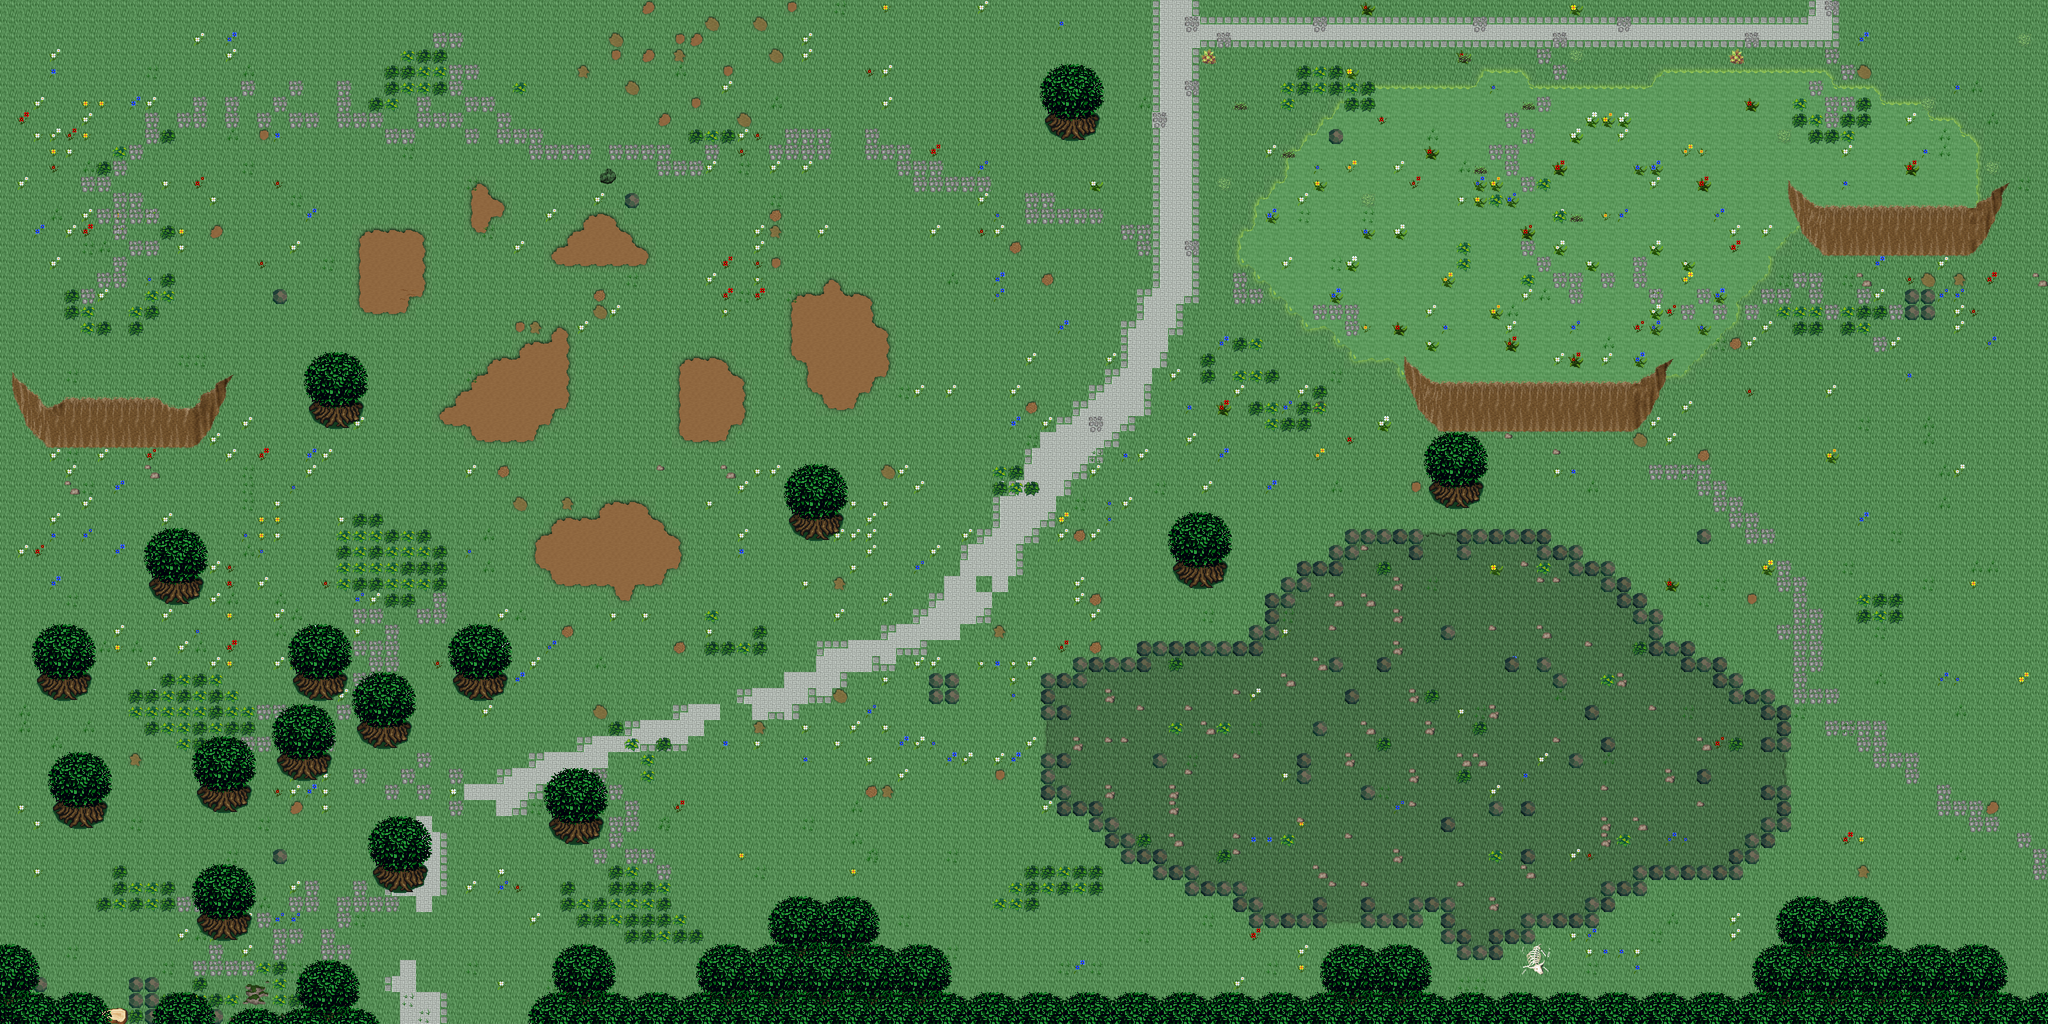

A level layout from a 2D game, rendered from its tile map. Below: a short description, then the map file with tile-grid data replaced by summaries:
An orthogonal 128x64 tile map with 32x32 px tiles, 4 tile layers (0_floor, 1_terrain, 2_object, 3_roof), 3 hidden layers not drawn, 35 tilesets.

<map version="1.0" orientation="orthogonal" renderorder="right-down" width="128" height="64" tilewidth="32" tileheight="32" nextobjectid="1">
 <tileset firstgid="1" name="../../tileset/ground/ground.png" tilewidth="32" tileheight="32" tilecount="33" columns="3">
  <image source="../../tileset/ground/ground.png" trans="ffffff" width="96" height="352" />
 </tileset>
 <tileset firstgid="34" name="../../tileset/ground/grass_edges.png" tilewidth="32" tileheight="32" tilecount="36" columns="12">
  <image source="../../tileset/ground/grass_edges.png" trans="ffffff" width="384" height="96" />
 </tileset>
 <tileset firstgid="70" name="../../tileset/ground/ridge/earth_pale.png" tilewidth="32" tileheight="32" tilecount="96" columns="12">
  <image source="../../tileset/ground/ridge/earth_pale.png" trans="ffffff" width="384" height="256" />
 </tileset>
 <tileset firstgid="166" name="../../tileset/plant/flower/daisy_white.png" tilewidth="32" tileheight="32" tilecount="8" columns="2">
  <image source="../../tileset/plant/flower/daisy_white.png" trans="ffffff" width="64" height="128" />
 </tileset>
 <tileset firstgid="174" name="../../tileset/plant/grasses.png" tilewidth="32" tileheight="32" tilecount="6" columns="3">
  <image source="../../tileset/plant/grasses.png" trans="ffffff" width="96" height="64" />
 </tileset>
 <tileset firstgid="180" name="../../tileset/plant/flower/daisy_yellow.png" tilewidth="32" tileheight="32" tilecount="8" columns="2">
  <image source="../../tileset/plant/flower/daisy_yellow.png" trans="ffffff" width="64" height="128" />
 </tileset>
 <tileset firstgid="188" name="../../tileset/ground/rock/pebbles.png" tilewidth="32" tileheight="32" tilecount="3" columns="1">
  <image source="../../tileset/ground/rock/pebbles.png" trans="ffffff" width="32" height="96" />
 </tileset>
 <tileset firstgid="191" name="../../tileset/plant/tree/tree_darkgreen.png" tilewidth="32" tileheight="32" tilecount="88" columns="8">
  <image source="../../tileset/plant/tree/tree_darkgreen.png" trans="ffffff" width="256" height="352" />
 </tileset>
 <tileset firstgid="279" name="../../tileset/ground/grass_corners.png" tilewidth="32" tileheight="32" tilecount="24" columns="6">
  <image source="../../tileset/ground/grass_corners.png" trans="ffffff" width="192" height="128" />
 </tileset>
 <tileset firstgid="303" name="../../tileset/ground/cobbled_paving.png" tilewidth="32" tileheight="32" tilecount="1" columns="1">
  <image source="../../tileset/ground/cobbled_paving.png" trans="ffffff" width="32" height="32" />
 </tileset>
 <tileset firstgid="304" name="../../tileset/building/decoration/rocks_2.png" tilewidth="32" tileheight="32" tilecount="2" columns="1">
  <image source="../../tileset/building/decoration/rocks_2.png" trans="ffffff" width="32" height="64" />
 </tileset>
 <tileset firstgid="306" name="../../tileset/plant/bush/bushes.png" tilewidth="32" tileheight="32" tilecount="10" columns="5">
  <image source="../../tileset/plant/bush/bushes.png" trans="ffffff" width="160" height="64" />
 </tileset>
 <tileset firstgid="316" name="../../tileset/plant/stump/rectangular.png" tilewidth="32" tileheight="32" tilecount="4" columns="2">
  <image source="../../tileset/plant/stump/rectangular.png" trans="ffffff" width="64" height="64" />
 </tileset>
 <tileset firstgid="320" name="../../tileset/item/corpse/huge_animal.png" tilewidth="32" tileheight="32" tilecount="16" columns="2">
  <image source="../../tileset/item/corpse/huge_animal.png" trans="ffffff" width="64" height="256" />
 </tileset>
 <tileset firstgid="336" name="../../tileset/logic/item/sheepfood.png" tilewidth="32" tileheight="32" tilecount="1" columns="1">
  <image source="../../tileset/logic/item/sheepfood.png" width="32" height="32" />
 </tileset>
 <tileset firstgid="337" name="../../tileset/logic/creature/small_animal.png" tilewidth="32" tileheight="32" tilecount="5" columns="5">
  <image source="../../tileset/logic/creature/small_animal.png" width="160" height="32" />
 </tileset>
 <tileset firstgid="342" name="../../tileset/logic/item/sign.png" tilewidth="32" tileheight="32" tilecount="1" columns="1">
  <image source="../../tileset/logic/item/sign.png" width="32" height="32" />
 </tileset>
 <tileset firstgid="343" name="../../tileset/logic/creature/animal.png" tilewidth="32" tileheight="32" tilecount="30" columns="30">
  <image source="../../tileset/logic/creature/animal.png" width="960" height="32" />
 </tileset>
 <tileset firstgid="373" name="../../tileset/logic/collision.png" tilewidth="32" tileheight="32" tilecount="1" columns="1">
  <image source="../../tileset/logic/collision.png" width="32" height="32" />
 </tileset>
 <tileset firstgid="374" name="../../tileset/logic/protection.png" tilewidth="32" tileheight="32" tilecount="2" columns="2">
  <image source="../../tileset/logic/protection.png" width="64" height="32" />
 </tileset>
 <tileset firstgid="376" name="mossy rubble" tilewidth="32" tileheight="32" tilecount="9" columns="3">
  <image source="../../tileset/ground/rock/mossy_rubble.png" width="96" height="96" />
 </tileset>
 <tileset firstgid="385" name="../../tileset/ground/grass_2.png" tilewidth="32" tileheight="32" tilecount="21" columns="3">
  <image source="../../tileset/ground/grass_2.png" width="96" height="224" />
 </tileset>
 <tileset firstgid="406" name="../../tileset/ground/green_paving.png" tilewidth="32" tileheight="32" tilecount="18" columns="3">
  <image source="../../tileset/ground/green_paving.png" width="96" height="192" />
 </tileset>
 <tileset firstgid="424" name="mud_patch" tilewidth="32" tileheight="32" tilecount="4" columns="4">
  <image source="../../tileset/ground/mud_patch.png" width="128" height="32" />
 </tileset>
 <tileset firstgid="428" name="grass_corners" tilewidth="32" tileheight="32" tilecount="24" columns="6">
  <image source="../../tileset/ground/grass_corners.png" width="192" height="128" />
 </tileset>
 <tileset firstgid="452" name="daisy_blue" tilewidth="32" tileheight="32" tilecount="8" columns="2">
  <image source="../../tileset/plant/flower/daisy_blue.png" width="64" height="128" />
 </tileset>
 <tileset firstgid="460" name="daisy_red" tilewidth="32" tileheight="32" tilecount="8" columns="2">
  <image source="../../tileset/plant/flower/daisy_red.png" width="64" height="128" />
 </tileset>
 <tileset firstgid="468" name="daisy_white" tilewidth="32" tileheight="32" tilecount="8" columns="2">
  <image source="../../tileset/plant/flower/daisy_white.png" width="64" height="128" />
 </tileset>
 <tileset firstgid="476" name="daisy_yellow" tilewidth="32" tileheight="32" tilecount="8" columns="2">
  <image source="../../tileset/plant/flower/daisy_yellow.png" width="64" height="128" />
 </tileset>
 <tileset firstgid="484" name="leafy_daisy_blue" tilewidth="32" tileheight="32" tilecount="8" columns="2">
  <image source="../../tileset/plant/flower/leafy_daisy_blue.png" width="64" height="128" />
 </tileset>
 <tileset firstgid="492" name="leafy_daisy_red" tilewidth="32" tileheight="32" tilecount="8" columns="2">
  <image source="../../tileset/plant/flower/leafy_daisy_red.png" width="64" height="128" />
 </tileset>
 <tileset firstgid="500" name="leafy_daisy_yellow" tilewidth="32" tileheight="32" tilecount="8" columns="2">
  <image source="../../tileset/plant/flower/leafy_daisy_yellow.png" width="64" height="128" />
 </tileset>
 <tileset firstgid="508" name="leafy_daisy_white" tilewidth="32" tileheight="32" tilecount="8" columns="2">
  <image source="../../tileset/plant/flower/leafy_daisy_white.png" width="64" height="128" />
 </tileset>
 <tileset firstgid="516" name="grass_edges" tilewidth="32" tileheight="32" tilecount="36" columns="12">
  <image source="../../tileset/ground/grass_edges.png" width="384" height="96" />
 </tileset>
 <tileset firstgid="552" name="herb" tilewidth="32" tileheight="32" tilecount="5" columns="5">
  <image source="../../tileset/logic/item/herb.png" width="160" height="32" />
 </tileset>
 <layer name="0_floor" width="128" height="64">
  <data>[8192 cells, 8192 non-empty, 9 distinct tile ids]</data>
 </layer>
 <layer name="1_terrain" width="128" height="64">
  <data>[8192 cells, 1449 non-empty, 124 distinct tile ids]</data>
 </layer>
 <layer name="2_object" width="128" height="64">
  <data>[8192 cells, 885 non-empty, 49 distinct tile ids]</data>
 </layer>
 <layer name="3_roof" width="128" height="64">
  <data>[8192 cells, 669 non-empty, 46 distinct tile ids]</data>
 </layer>
 <layer name="objects" width="128" height="64" visible="0">
  <data>[8192 cells, 217 non-empty, 11 distinct tile ids]</data>
 </layer>
 <layer name="collision" width="128" height="64" visible="0" opacity="0.37">
  <data>[8192 cells, 953 non-empty, 1 distinct tile ids]</data>
 </layer>
 <layer name="protection" width="128" height="64" visible="0" opacity="0.35">
  <data>[8192 cells, 8192 non-empty, 1 distinct tile ids]</data>
 </layer>
</map>
